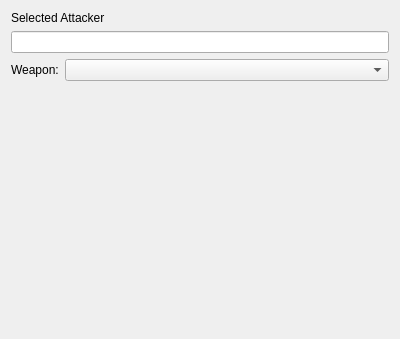
<?xml version="1.0" encoding="UTF-8"?>
<ui version="4.0">
 <class>CombattantView</class>
 <widget class="QWidget" name="CombattantView">
  <property name="geometry">
   <rect>
    <x>0</x>
    <y>0</y>
    <width>400</width>
    <height>339</height>
   </rect>
  </property>
  <property name="windowTitle">
   <string>Form</string>
  </property>
  <layout class="QVBoxLayout" name="verticalLayout_2">
   <item>
    <layout class="QVBoxLayout" name="verticalLayout">
     <item>
      <widget class="QLabel" name="label">
       <property name="sizePolicy">
        <sizepolicy hsizetype="Preferred" vsizetype="Minimum">
         <horstretch>0</horstretch>
         <verstretch>0</verstretch>
        </sizepolicy>
       </property>
       <property name="text">
        <string>Selected Attacker</string>
       </property>
      </widget>
     </item>
     <item>
      <widget class="QLineEdit" name="lineEdit"/>
     </item>
    </layout>
   </item>
   <item>
    <layout class="QHBoxLayout" name="horizontalLayout">
     <item>
      <widget class="QLabel" name="label_2">
       <property name="sizePolicy">
        <sizepolicy hsizetype="Preferred" vsizetype="Preferred">
         <horstretch>0</horstretch>
         <verstretch>0</verstretch>
        </sizepolicy>
       </property>
       <property name="text">
        <string>Weapon:</string>
       </property>
      </widget>
     </item>
     <item>
      <widget class="QComboBox" name="comboBox">
       <property name="sizePolicy">
        <sizepolicy hsizetype="MinimumExpanding" vsizetype="Fixed">
         <horstretch>0</horstretch>
         <verstretch>0</verstretch>
        </sizepolicy>
       </property>
      </widget>
     </item>
    </layout>
   </item>
   <item>
    <widget class="cWeaponView" name="widget" native="true"/>
   </item>
   <item>
    <spacer name="verticalSpacer">
     <property name="orientation">
      <enum>Qt::Vertical</enum>
     </property>
     <property name="sizeHint" stdset="0">
      <size>
       <width>20</width>
       <height>40</height>
      </size>
     </property>
    </spacer>
   </item>
  </layout>
 </widget>
 <customwidgets>
  <customwidget>
   <class>cWeaponView</class>
   <extends>QWidget</extends>
   <header>cWeaponView.h</header>
   <container>1</container>
  </customwidget>
 </customwidgets>
 <resources/>
 <connections/>
</ui>
